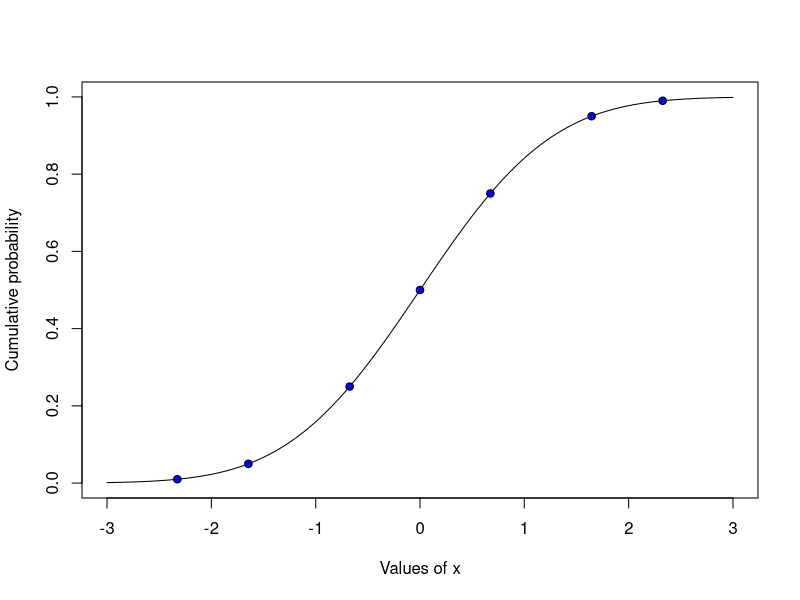
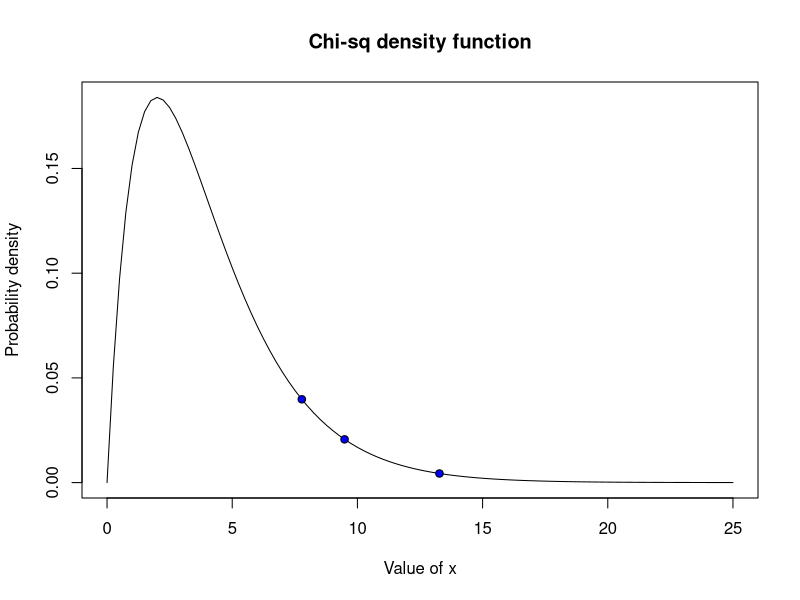

Write the R code that produced these figures, in order.
## ---- chunk 1
knitr::opts_chunk$set(echo = TRUE)
## ---- chunk 2
quarts<-c(0.01, 0.05, 0.25, 0.50, 0.75, 0.95, 0.99)
z<-qnorm(quarts)

curve(pnorm(x),
      from = -3,
      to = 3,
      xlab = "Values of x",
      ylab = "Cumulative probability")

points(z, quarts, pch = 21, bg = "blue")

## ---- chunk 3
prob<-c(0.10, 0.05, 0.01) # Storing the values of x that we need

qvals<-qchisq(1-prob, df=4) # We are doing 1 - the values because we need X > x but we have X <= x

curve(dchisq(x, df=4), 0, 25, 
      main = "Chi-sq density function", 
      xlab = "Value of x", 
      ylab = "Probability density")

points(qvals, dchisq(qvals, df=4), pch=21, bg="blue")

## ---- chunk 4
sim<-rbeta(1000, 2, 4)
mean(sim)
var(sim)
